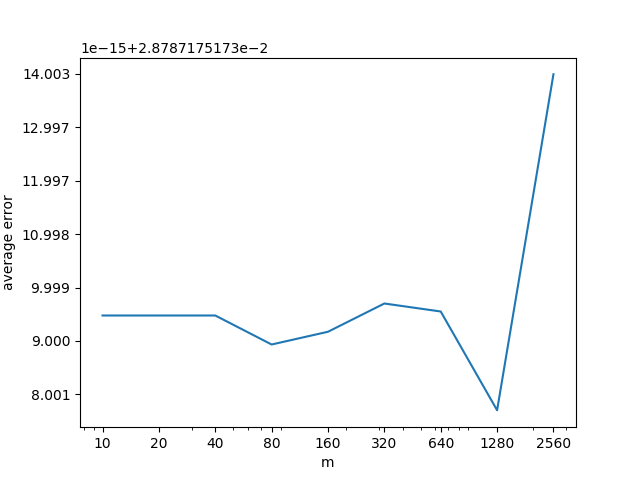

This chart was generated by the following Python code:
import numpy as np
import cvxpy as cp
import matplotlib.pyplot as plt

m_list = [10, 20, 40, 80, 160, 320, 640, 1280, 2560]
n = 10
error_list = []

iterations = 20

for m in m_list:
  error = 0
  for iteration in range(iterations):
    w = np.random.uniform(-1, 1, (n, m))
    w = w / np.linalg.norm(w, axis = 0)

    x = cp.Variable(n)
    y = cp.Variable(n)
    t = cp.Variable(m)

    obj = cp.Minimize(cp.sum(t) / m)
    constraints = [t >= 0,\
				  x >= 0,\
				  y >= 0,\
				  np.ones(n).T @ x <= 1, np.ones(n).T @ y <= 1]
    for i in range(m):
      constraints += [w[:, i].T @ (y - x) <= t[i]]
      constraints += [w[:, i].T @ (y - x) >= -t[i]]

    prob = cp.Problem(obj, constraints)
    prob.solve(solver = cp.SCS)
    error += (np.linalg.norm(x.value - (np.ones(n) / n)))
  error /= iterations
  error_list.append(error)

print(error_list)

plt.figure()
plt.plot(np.array(m_list), np.array(error_list))
plt.xlabel('m')
plt.ylabel('average error')
#plt.ylim((0.028786, 0.028788))
plt.xscale('log')
plt.xticks(m_list, m_list)
plt.savefig('6.png')
plt.show()
